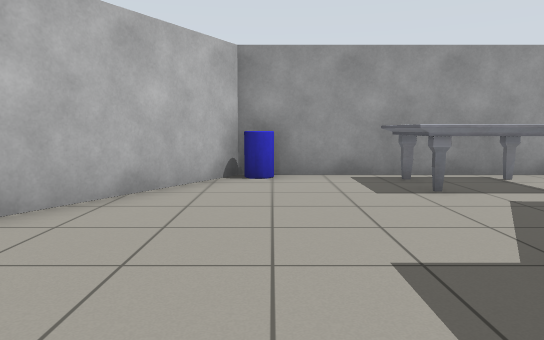
[1] (above)

22 first-person views from a walk through a world built for the Gazebo simulator. The camera is 0.9 m above the floor, tilts 6° down and sees 70° across. The floor is counted in squares, 1 m on a side. Each view is taken from the middle of a square. On the plan, view 1 faces up. The plan holds only what a view shows up to about 13 squares ahead; the rest is blank. Simple shapes stand in for some stock models.

[2]
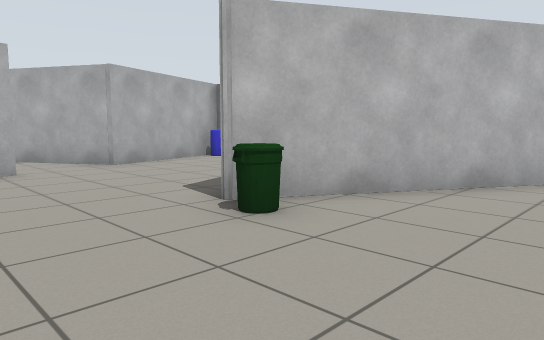

[3]
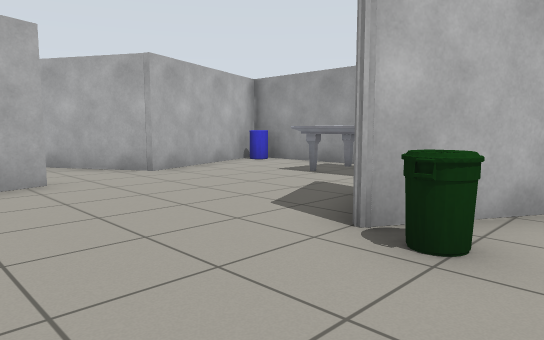

[4]
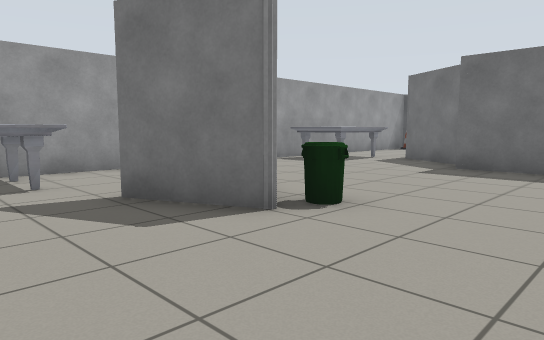

[5]
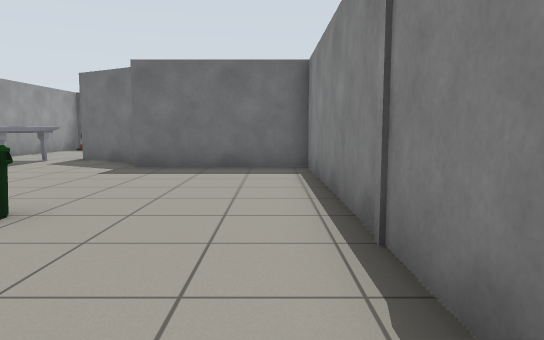

[6]
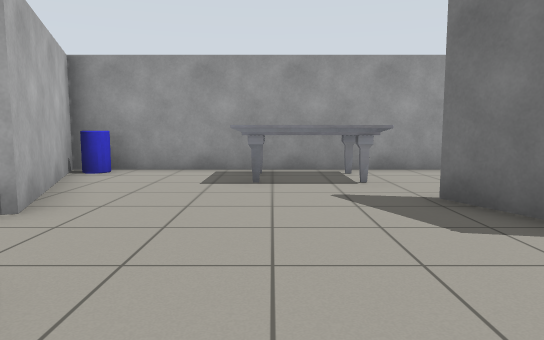

[7]
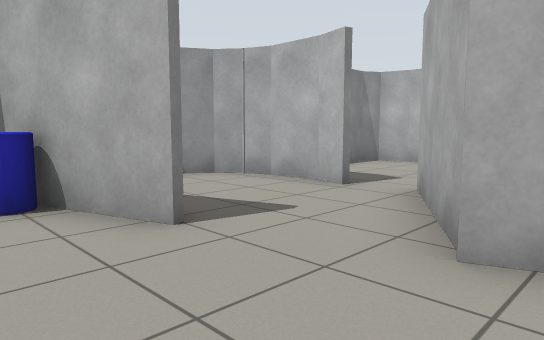

[8]
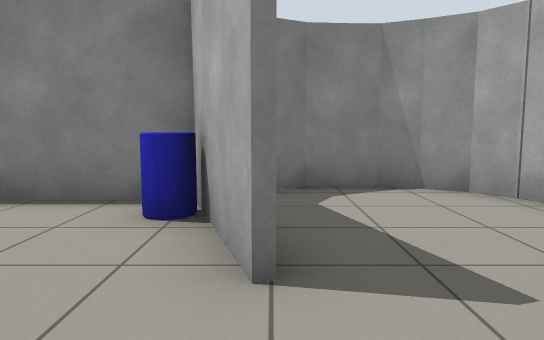

[9]
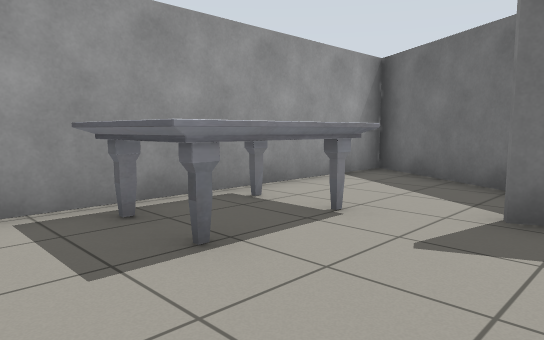

[10]
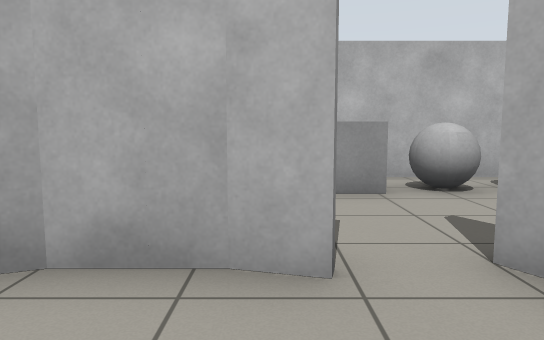

[11]
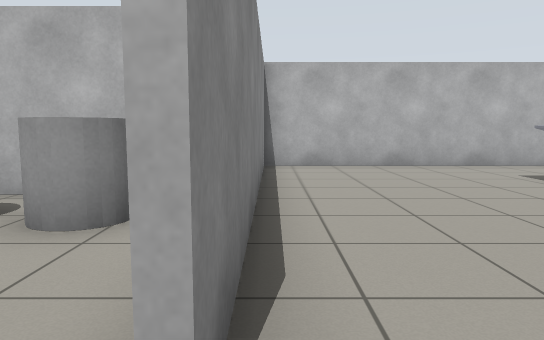

[12]
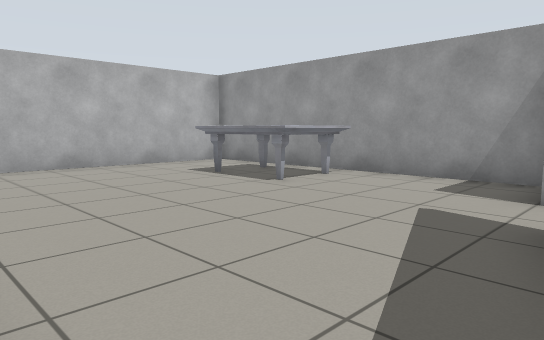

[13]
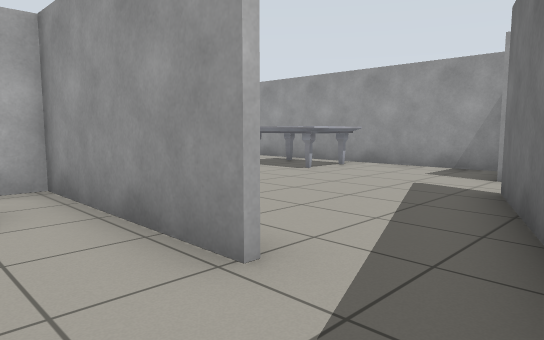

[14]
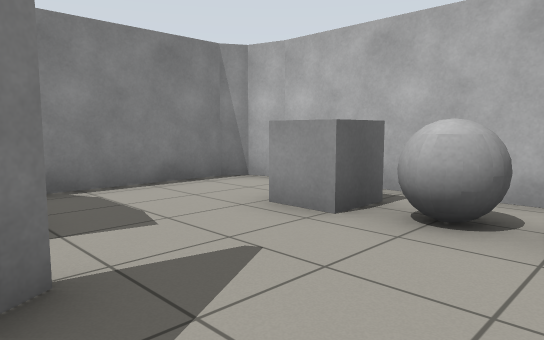

[15]
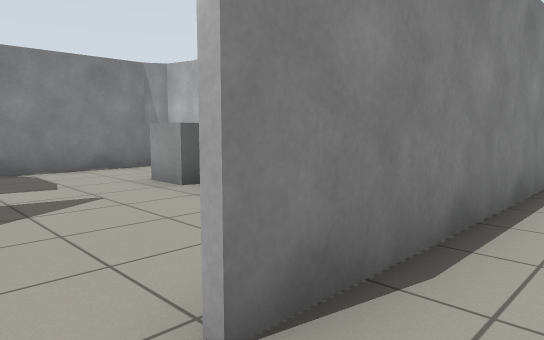

[16]
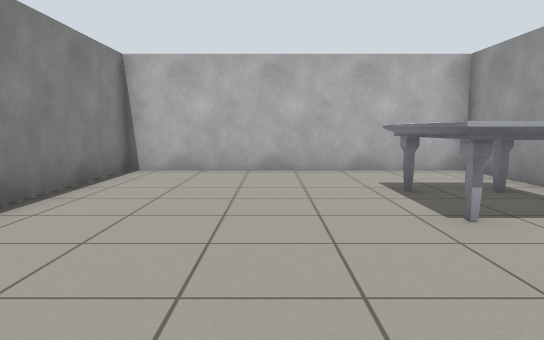

[17]
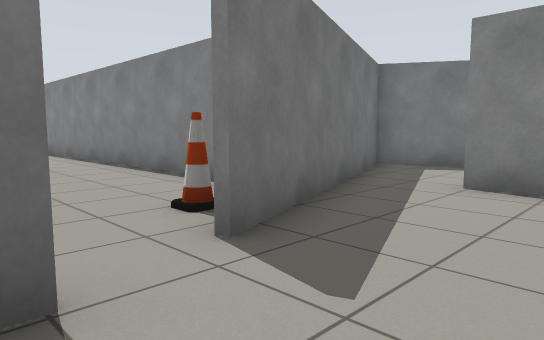

[18]
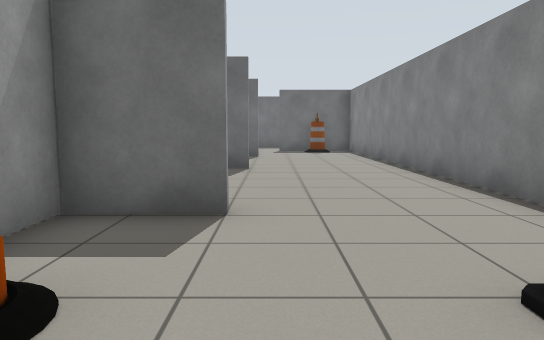

[19]
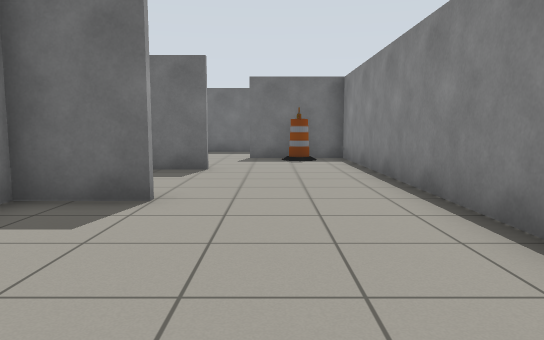

[20]
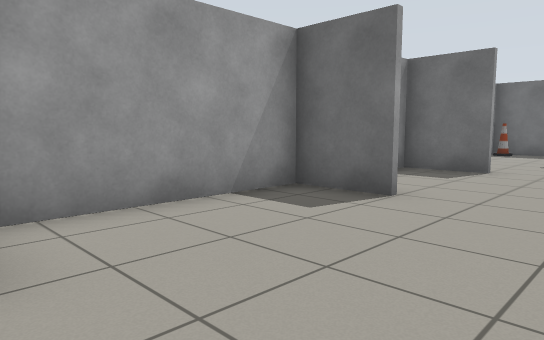

[21]
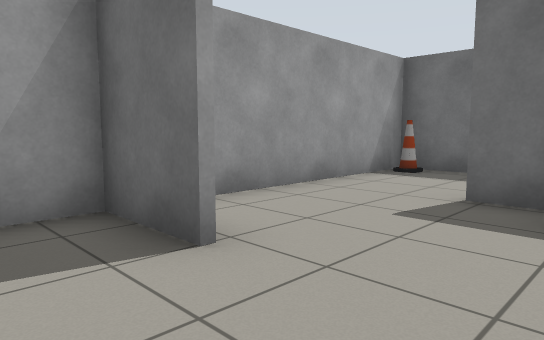

[22]
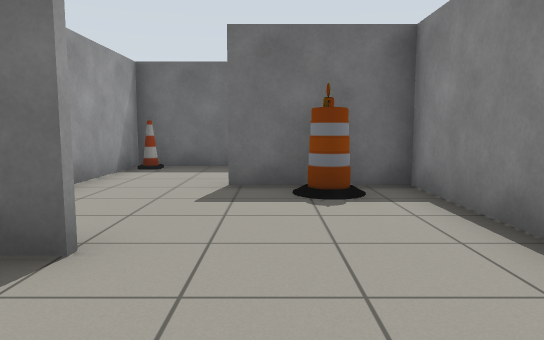

### Floor plan
Points are (right, up) in squares from view 1. A wall is a line through its corners. A room is listed if a view was taken in it or the views show most of it. See-through windows are left out.
Room 1 (views 1, 2, 3, 4, 5, 6, 7, 8, 9, 10)
walls: (-2.7, 4.5) (-0.8, 7.7); (-8.9, 0.9) (-8.4, -0.4); (-8.1, -1.2) (-7.8, -1.9); (-8.1, -1.9) (2.2, -1.9) (2.2, 2.4); (-0.6, 7.6) (-3.9, 2) (-4.8, 4.1); (-10.9, 6.2) (-9.7, 3.1) (-12.6, 1.4); (-12.2, 0.4) (-12.5, -0.4); (-12.4, -0.3) (-12.4, -1.5) (-12.2, -2.1); (3.3, 2.6) (4.4, 4.6); (-12.2, -2) (-11.8, -2.5) (-11.2, -2.9) (-10.6, -3.1) (-9.5, -3.1) (-9, -2.8); (6.2, 7.6) (-10.4, 7.6)
ways out: opening at (-13, 1) to room 3
objects: other object (-8, -1); marble table (-7, 5) to (-5, 7); bin (-3, 2); other object (0, 7); marble table (2, 5) to (4, 7)
Room 2 (views 11, 12, 15, 16, 17, 18)
walls: (-13.2, 13.3) (-21.5, 13.3) (-21.5, 5.8) (-12.9, 5.8); (-10.4, 7.6) (-11.4, 7.6) (-10.9, 6.2); (-10.9, 5.7) (-12.5, 10.1)
ways out: opening at (-12, 6) to room 3; opening at (-12, 11) to room 4
objects: marble table (-19, 11) to (-17, 12); other object (-11, 7)
Room 3 (views 13, 14)
walls: (-12.7, 1.6) (-9.9, 3.2) (-10.9, 5.7); (-12.9, 5.7) (-17.3, 5.7) (-17.3, -1); (-17.3, -0.8) (-17.1, -1.7) (-16.7, -1.9) (-13.4, -1.9)
ways out: opening at (-13, 1) to room 1; opening at (-12, 6) to room 2
objects: other object (-16, 1) to (-16, 4)
Room 4 (views 19, 20, 21, 22)
walls: (-4.2, 11.5) (-4.2, 13.3) (-8.4, 13.3); (-8.9, 11.4) (-8.9, 13.3) (-9.9, 13.3); (-0.3, 11.4) (-0.3, 13.3) (-1.4, 13.3); (-9.4, 7.8) (3.1, 7.8) (3.1, 10.7); (2.6, 13.3) (1.1, 13.3)
ways out: opening at (-12, 11) to room 2; opening at (3, 11.5) to room 5
objects: cone (-11, 10); barrel (-11, 12) to (-11, 13); barrel (2, 9)
Room 5 (no view inside)
walls: (6.5, 11) (6.5, 13.3); (5.5, 13.3) (2.6, 13.3)
ways out: opening at (3, 11.5) to room 4

Positions as (right, up) in squares from view 1, and headings:
1: (0, 0), facing up
2: (0, -1), facing up-left
3: (-2, -1), facing up-left
4: (-7, -1), facing up-right
5: (-7, -1), facing right
6: (-7, -1), facing up
7: (-7, 4), facing down-left
8: (-9, 3), facing down
9: (-9, 3), facing up-right
10: (-10, 0), facing left
11: (-12, 6), facing left
12: (-12, 6), facing up-left
13: (-11, 4), facing up-left
14: (-12, 4), facing down-left
15: (-12, 7), facing down-left
16: (-13, 9), facing left
17: (-15, 12), facing down-right
18: (-13, 11), facing right
19: (-9, 10), facing right
20: (-9, 9), facing up-right
21: (-2, 9), facing up-right
22: (-3, 10), facing right
